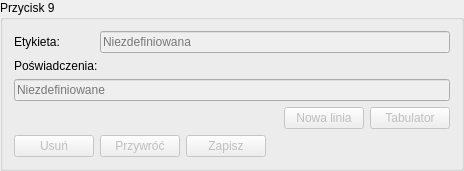
         <widget class="QGroupBox" name="groupBox_10">
          <property name="sizePolicy">
           <sizepolicy hsizetype="Preferred" vsizetype="Maximum">
            <horstretch>0</horstretch>
            <verstretch>0</verstretch>
           </sizepolicy>
          </property>
          <property name="minimumSize">
           <size>
            <width>0</width>
            <height>0</height>
           </size>
          </property>
          <property name="title">
           <string>Przycisk 9</string>
          </property>
          <layout class="QGridLayout" name="gridLayout_14" columnstretch="0,0,0,0,0,0,0" columnminimumwidth="0,0,0,0,0,0,0">
           <item row="4" column="1">
            <widget class="QPushButton" name="pushButton_49">
             <property name="enabled">
              <bool>false</bool>
             </property>
             <property name="sizePolicy">
              <sizepolicy hsizetype="Maximum" vsizetype="Preferred">
               <horstretch>0</horstretch>
               <verstretch>0</verstretch>
              </sizepolicy>
             </property>
             <property name="toolTip">
              <string>&lt;html&gt;&lt;head/&gt;&lt;body&gt;&lt;p&gt;Wczytuje do pola edycyjnego hasło zapisane w urządzeniu&lt;/p&gt;&lt;/body&gt;&lt;/html&gt;</string>
             </property>
             <property name="text">
              <string>Przywróć</string>
             </property>
            </widget>
           </item>
           <item row="0" column="0">
            <widget class="QLabel" name="label_28">
             <property name="sizePolicy">
              <sizepolicy hsizetype="Maximum" vsizetype="Preferred">
               <horstretch>0</horstretch>
               <verstretch>0</verstretch>
              </sizepolicy>
             </property>
             <property name="font">
              <font>
               <pointsize>9</pointsize>
              </font>
             </property>
             <property name="text">
              <string>Etykieta:</string>
             </property>
            </widget>
           </item>
           <item row="0" column="1" colspan="6">
            <widget class="QLineEdit" name="lineEdit_20">
             <property name="enabled">
              <bool>false</bool>
             </property>
             <property name="sizePolicy">
              <sizepolicy hsizetype="MinimumExpanding" vsizetype="Preferred">
               <horstretch>0</horstretch>
               <verstretch>0</verstretch>
              </sizepolicy>
             </property>
             <property name="placeholderText">
              <string>Niezdefiniowana</string>
             </property>
             <property name="clearButtonEnabled">
              <bool>true</bool>
             </property>
            </widget>
           </item>
           <item row="4" column="2">
            <widget class="QPushButton" name="pushButton_50">
             <property name="enabled">
              <bool>false</bool>
             </property>
             <property name="sizePolicy">
              <sizepolicy hsizetype="Maximum" vsizetype="Preferred">
               <horstretch>0</horstretch>
               <verstretch>0</verstretch>
              </sizepolicy>
             </property>
             <property name="toolTip">
              <string>Zapisuje hasło na urządzeniu</string>
             </property>
             <property name="text">
              <string>Zapisz</string>
             </property>
            </widget>
           </item>
           <item row="1" column="0" colspan="2">
            <widget class="QLabel" name="label_29">
             <property name="sizePolicy">
              <sizepolicy hsizetype="Maximum" vsizetype="Preferred">
               <horstretch>0</horstretch>
               <verstretch>0</verstretch>
              </sizepolicy>
             </property>
             <property name="text">
              <string>Poświadczenia:</string>
             </property>
            </widget>
           </item>
           <item row="3" column="6">
            <widget class="QPushButton" name="pushButton_51">
             <property name="enabled">
              <bool>false</bool>
             </property>
             <property name="sizePolicy">
              <sizepolicy hsizetype="Minimum" vsizetype="Preferred">
               <horstretch>0</horstretch>
               <verstretch>0</verstretch>
              </sizepolicy>
             </property>
             <property name="toolTip">
              <string>&lt;html&gt;&lt;head/&gt;&lt;body&gt;&lt;p&gt;Wstawia znak tabulatora (&amp;#x21E5;) na bieżącej pozycji.&lt;/p&gt;&lt;/body&gt;&lt;/html&gt;</string>
             </property>
             <property name="text">
              <string>Tabulator</string>
             </property>
            </widget>
           </item>
           <item row="3" column="5">
            <widget class="QPushButton" name="pushButton_52">
             <property name="enabled">
              <bool>false</bool>
             </property>
             <property name="sizePolicy">
              <sizepolicy hsizetype="Minimum" vsizetype="Preferred">
               <horstretch>0</horstretch>
               <verstretch>0</verstretch>
              </sizepolicy>
             </property>
             <property name="toolTip">
              <string>&lt;html&gt;&lt;head/&gt;&lt;body&gt;&lt;p&gt;Wstawia znak nowej linii (&amp;#x21B5;) na bieżącej pozycji.&lt;/p&gt;&lt;/body&gt;&lt;/html&gt;</string>
             </property>
             <property name="text">
              <string>Nowa linia</string>
             </property>
            </widget>
           </item>
           <item row="2" column="0" colspan="7">
            <widget class="QLineEdit" name="lineEdit_21">
             <property name="enabled">
              <bool>false</bool>
             </property>
             <property name="sizePolicy">
              <sizepolicy hsizetype="MinimumExpanding" vsizetype="Preferred">
               <horstretch>0</horstretch>
               <verstretch>0</verstretch>
              </sizepolicy>
             </property>
             <property name="toolTip">
              <string>&lt;html&gt;&lt;head/&gt;&lt;body&gt;&lt;p&gt;Pole edycyjne hasła pod przyciskiem. Hasło zostanie zapisane po wybraniu &amp;quot;Zapisz&amp;quot;&lt;/p&gt;&lt;/body&gt;&lt;/html&gt;</string>
             </property>
             <property name="maxLength">
              <number>150</number>
             </property>
             <property name="placeholderText">
              <string>Niezdefiniowane</string>
             </property>
             <property name="clearButtonEnabled">
              <bool>true</bool>
             </property>
            </widget>
           </item>
           <item row="4" column="0">
            <widget class="QPushButton" name="pushButton_53">
             <property name="enabled">
              <bool>false</bool>
             </property>
             <property name="sizePolicy">
              <sizepolicy hsizetype="Maximum" vsizetype="Preferred">
               <horstretch>0</horstretch>
               <verstretch>0</verstretch>
              </sizepolicy>
             </property>
             <property name="toolTip">
              <string>Kasuje hasło w urządzeniu</string>
             </property>
             <property name="text">
              <string>Usuń</string>
             </property>
            </widget>
           </item>
          </layout>
         </widget>
